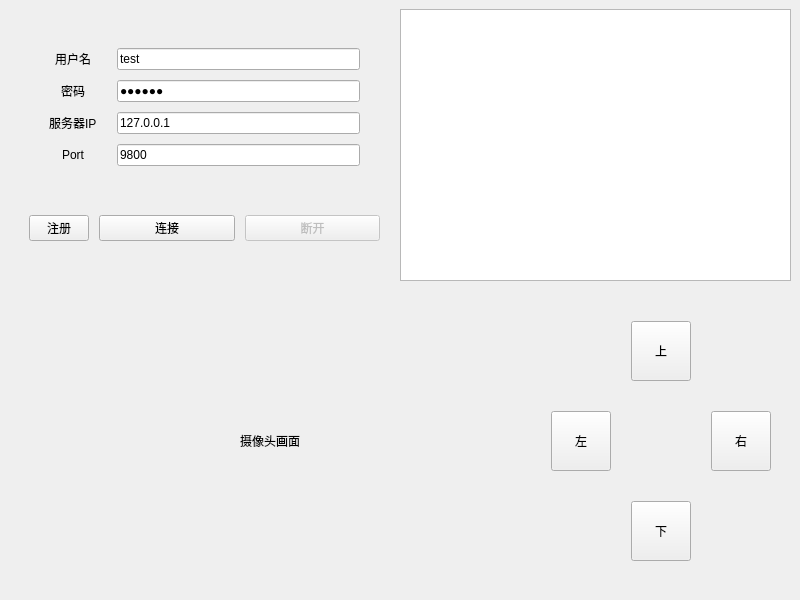
<?xml version="1.0" encoding="UTF-8"?>
<ui version="4.0">
 <class>MainWindow</class>
 <widget class="QMainWindow" name="MainWindow">
  <property name="geometry">
   <rect>
    <x>0</x>
    <y>0</y>
    <width>800</width>
    <height>600</height>
   </rect>
  </property>
  <property name="sizePolicy">
   <sizepolicy hsizetype="Ignored" vsizetype="Ignored">
    <horstretch>0</horstretch>
    <verstretch>0</verstretch>
   </sizepolicy>
  </property>
  <property name="windowTitle">
   <string>CameraClient</string>
  </property>
  <property name="layoutDirection">
   <enum>Qt::LeftToRight</enum>
  </property>
  <widget class="QWidget" name="centralwidget">
   <property name="sizePolicy">
    <sizepolicy hsizetype="Preferred" vsizetype="Preferred">
     <horstretch>0</horstretch>
     <verstretch>0</verstretch>
    </sizepolicy>
   </property>
   <property name="maximumSize">
    <size>
     <width>16777215</width>
     <height>16777215</height>
    </size>
   </property>
   <property name="layoutDirection">
    <enum>Qt::LeftToRight</enum>
   </property>
   <layout class="QGridLayout" name="gridLayout_2">
    <item row="0" column="0">
     <layout class="QVBoxLayout" name="verticalLayout" stretch="1,1">
      <property name="spacing">
       <number>0</number>
      </property>
      <property name="sizeConstraint">
       <enum>QLayout::SetDefaultConstraint</enum>
      </property>
      <property name="leftMargin">
       <number>0</number>
      </property>
      <property name="topMargin">
       <number>0</number>
      </property>
      <property name="rightMargin">
       <number>0</number>
      </property>
      <property name="bottomMargin">
       <number>0</number>
      </property>
      <item>
       <layout class="QHBoxLayout" name="horizontalLayout_2">
        <property name="spacing">
         <number>0</number>
        </property>
        <property name="sizeConstraint">
         <enum>QLayout::SetDefaultConstraint</enum>
        </property>
        <property name="rightMargin">
         <number>0</number>
        </property>
        <property name="bottomMargin">
         <number>10</number>
        </property>
        <item>
         <layout class="QVBoxLayout" name="verticalLayout_2" stretch="5,3">
          <property name="spacing">
           <number>0</number>
          </property>
          <property name="sizeConstraint">
           <enum>QLayout::SetDefaultConstraint</enum>
          </property>
          <property name="rightMargin">
           <number>0</number>
          </property>
          <item>
           <layout class="QFormLayout" name="formLayout">
            <property name="sizeConstraint">
             <enum>QLayout::SetDefaultConstraint</enum>
            </property>
            <property name="fieldGrowthPolicy">
             <enum>QFormLayout::AllNonFixedFieldsGrow</enum>
            </property>
            <property name="labelAlignment">
             <set>Qt::AlignCenter</set>
            </property>
            <property name="formAlignment">
             <set>Qt::AlignCenter</set>
            </property>
            <property name="horizontalSpacing">
             <number>20</number>
            </property>
            <property name="verticalSpacing">
             <number>10</number>
            </property>
            <property name="leftMargin">
             <number>40</number>
            </property>
            <property name="topMargin">
             <number>0</number>
            </property>
            <property name="rightMargin">
             <number>40</number>
            </property>
            <property name="bottomMargin">
             <number>0</number>
            </property>
            <item row="2" column="0">
             <widget class="QLabel" name="IP">
              <property name="text">
               <string>服务器IP</string>
              </property>
             </widget>
            </item>
            <item row="2" column="1">
             <widget class="QLineEdit" name="ipInput">
              <property name="text">
               <string>127.0.0.1</string>
              </property>
             </widget>
            </item>
            <item row="3" column="0">
             <widget class="QLabel" name="PORT">
              <property name="text">
               <string>Port</string>
              </property>
             </widget>
            </item>
            <item row="3" column="1">
             <widget class="QLineEdit" name="portInput">
              <property name="text">
               <string>9800</string>
              </property>
             </widget>
            </item>
            <item row="0" column="0">
             <widget class="QLabel" name="USERNAME">
              <property name="text">
               <string>用户名</string>
              </property>
             </widget>
            </item>
            <item row="0" column="1">
             <widget class="QLineEdit" name="userNameInput">
              <property name="text">
               <string>test</string>
              </property>
             </widget>
            </item>
            <item row="1" column="0">
             <widget class="QLabel" name="PASSWORD">
              <property name="text">
               <string>密码</string>
              </property>
             </widget>
            </item>
            <item row="1" column="1">
             <widget class="QLineEdit" name="passwordInput">
              <property name="contextMenuPolicy">
               <enum>Qt::NoContextMenu</enum>
              </property>
              <property name="text">
               <string>123456</string>
              </property>
              <property name="echoMode">
               <enum>QLineEdit::Password</enum>
              </property>
             </widget>
            </item>
           </layout>
          </item>
          <item>
           <layout class="QHBoxLayout" name="horizontalLayout_3" stretch="0,0,0">
            <property name="spacing">
             <number>10</number>
            </property>
            <property name="sizeConstraint">
             <enum>QLayout::SetDefaultConstraint</enum>
            </property>
            <property name="leftMargin">
             <number>20</number>
            </property>
            <property name="topMargin">
             <number>10</number>
            </property>
            <property name="rightMargin">
             <number>20</number>
            </property>
            <property name="bottomMargin">
             <number>40</number>
            </property>
            <item>
             <widget class="QPushButton" name="registerButton">
              <property name="maximumSize">
               <size>
                <width>60</width>
                <height>16777215</height>
               </size>
              </property>
              <property name="text">
               <string>注册</string>
              </property>
             </widget>
            </item>
            <item>
             <widget class="QPushButton" name="connectButton">
              <property name="enabled">
               <bool>true</bool>
              </property>
              <property name="sizePolicy">
               <sizepolicy hsizetype="Minimum" vsizetype="Fixed">
                <horstretch>0</horstretch>
                <verstretch>0</verstretch>
               </sizepolicy>
              </property>
              <property name="cursor">
               <cursorShape>ArrowCursor</cursorShape>
              </property>
              <property name="layoutDirection">
               <enum>Qt::LeftToRight</enum>
              </property>
              <property name="text">
               <string>连接</string>
              </property>
              <property name="autoDefault">
               <bool>false</bool>
              </property>
             </widget>
            </item>
            <item>
             <widget class="QPushButton" name="closeButton">
              <property name="enabled">
               <bool>false</bool>
              </property>
              <property name="text">
               <string>断开</string>
              </property>
             </widget>
            </item>
           </layout>
          </item>
         </layout>
        </item>
        <item>
         <widget class="QTextBrowser" name="log">
          <property name="enabled">
           <bool>true</bool>
          </property>
         </widget>
        </item>
       </layout>
      </item>
      <item>
       <layout class="QHBoxLayout" name="horizontalLayout_4">
        <property name="spacing">
         <number>0</number>
        </property>
        <item>
         <widget class="QLabel" name="cameraLabel">
          <property name="sizePolicy">
           <sizepolicy hsizetype="MinimumExpanding" vsizetype="MinimumExpanding">
            <horstretch>0</horstretch>
            <verstretch>0</verstretch>
           </sizepolicy>
          </property>
          <property name="minimumSize">
           <size>
            <width>400</width>
            <height>300</height>
           </size>
          </property>
          <property name="layoutDirection">
           <enum>Qt::LeftToRight</enum>
          </property>
          <property name="text">
           <string>摄像头画面</string>
          </property>
          <property name="alignment">
           <set>Qt::AlignCenter</set>
          </property>
         </widget>
        </item>
        <item>
         <layout class="QGridLayout" name="gridLayout">
          <property name="sizeConstraint">
           <enum>QLayout::SetDefaultConstraint</enum>
          </property>
          <property name="leftMargin">
           <number>20</number>
          </property>
          <property name="topMargin">
           <number>20</number>
          </property>
          <property name="rightMargin">
           <number>20</number>
          </property>
          <property name="bottomMargin">
           <number>20</number>
          </property>
          <property name="spacing">
           <number>20</number>
          </property>
          <item row="1" column="2">
           <widget class="QPushButton" name="moveRightButton">
            <property name="minimumSize">
             <size>
              <width>60</width>
              <height>60</height>
             </size>
            </property>
            <property name="maximumSize">
             <size>
              <width>60</width>
              <height>60</height>
             </size>
            </property>
            <property name="text">
             <string>右</string>
            </property>
           </widget>
          </item>
          <item row="2" column="1">
           <widget class="QPushButton" name="moveDownButton">
            <property name="sizePolicy">
             <sizepolicy hsizetype="Minimum" vsizetype="Fixed">
              <horstretch>0</horstretch>
              <verstretch>0</verstretch>
             </sizepolicy>
            </property>
            <property name="minimumSize">
             <size>
              <width>60</width>
              <height>60</height>
             </size>
            </property>
            <property name="maximumSize">
             <size>
              <width>60</width>
              <height>60</height>
             </size>
            </property>
            <property name="text">
             <string>下</string>
            </property>
           </widget>
          </item>
          <item row="0" column="1">
           <widget class="QPushButton" name="moveUpButton">
            <property name="minimumSize">
             <size>
              <width>60</width>
              <height>60</height>
             </size>
            </property>
            <property name="maximumSize">
             <size>
              <width>60</width>
              <height>60</height>
             </size>
            </property>
            <property name="text">
             <string>上</string>
            </property>
           </widget>
          </item>
          <item row="1" column="0">
           <widget class="QPushButton" name="moveLeftButton">
            <property name="sizePolicy">
             <sizepolicy hsizetype="Minimum" vsizetype="Fixed">
              <horstretch>0</horstretch>
              <verstretch>0</verstretch>
             </sizepolicy>
            </property>
            <property name="minimumSize">
             <size>
              <width>60</width>
              <height>60</height>
             </size>
            </property>
            <property name="maximumSize">
             <size>
              <width>60</width>
              <height>60</height>
             </size>
            </property>
            <property name="text">
             <string>左</string>
            </property>
           </widget>
          </item>
         </layout>
        </item>
       </layout>
      </item>
     </layout>
    </item>
   </layout>
  </widget>
 </widget>
 <tabstops>
  <tabstop>ipInput</tabstop>
  <tabstop>portInput</tabstop>
  <tabstop>connectButton</tabstop>
  <tabstop>closeButton</tabstop>
 </tabstops>
 <resources/>
 <connections/>
</ui>
